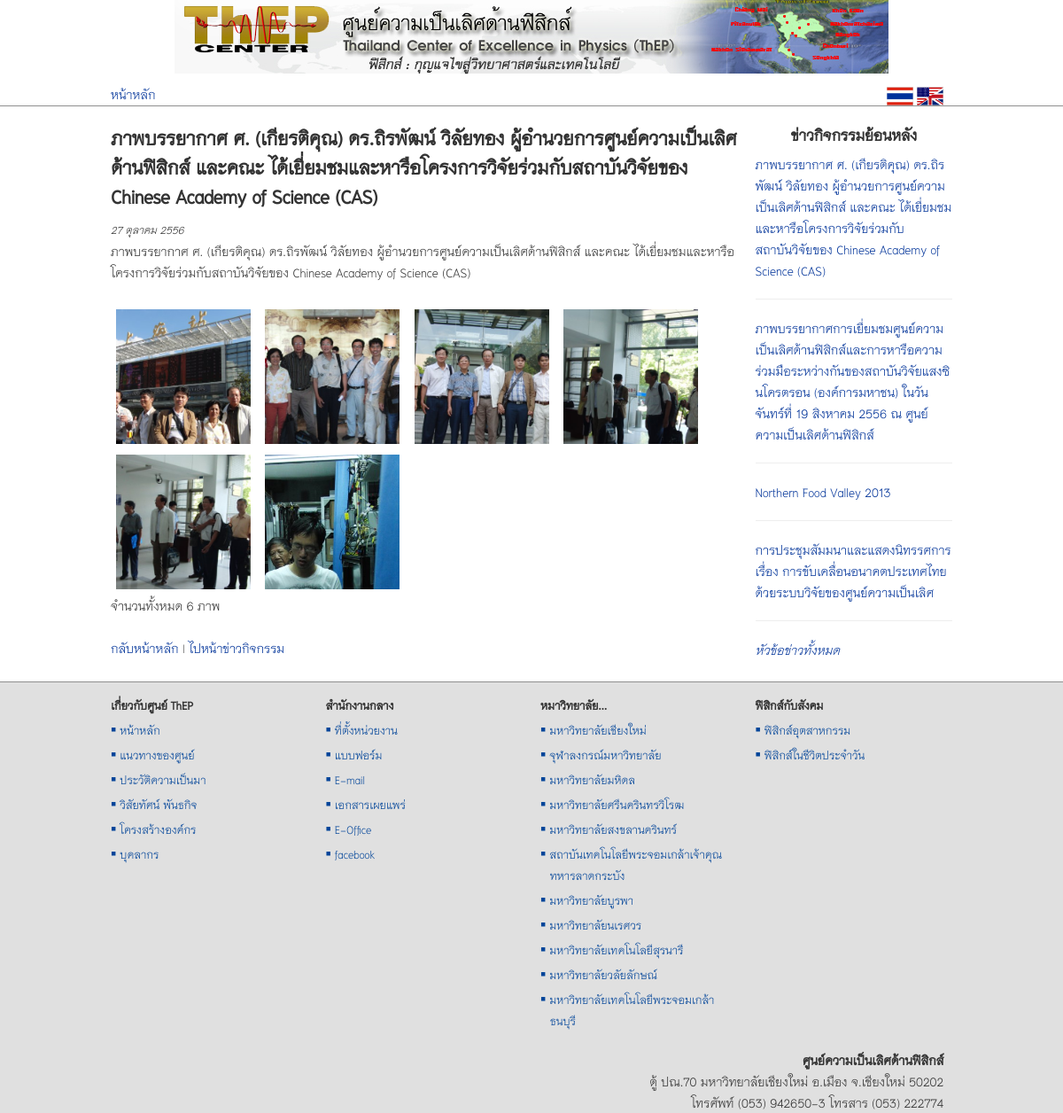
/views/activity-news.php?news_id=18, run on an earlier commit of the app's database.
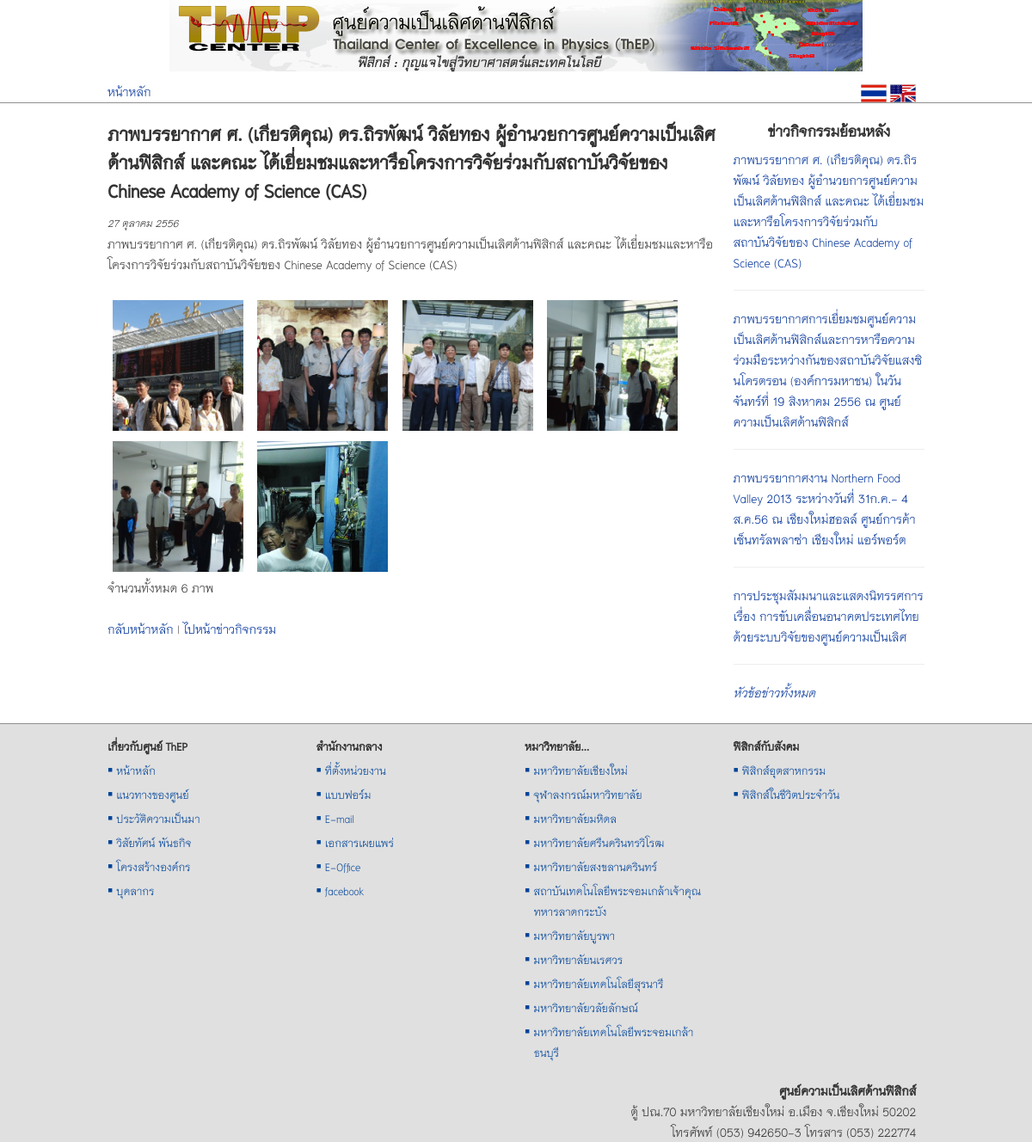
And on a later commit of the database.
### tables this page shows
CREATE TABLE `tb_news` (
  `id` int(11) NOT NULL auto_increment,
  `type` varchar(255) NOT NULL,
  `title` varchar(255) NOT NULL,
  `title_en` varchar(255) NOT NULL,
  `date` varchar(255) NOT NULL,
  `featured_img` varchar(255) NOT NULL,
  `content_short` text NOT NULL,
  `content_short_en` text NOT NULL,
  `content_long` text NOT NULL,
  `content_long_en` text NOT NULL,
  `new` char(1) NOT NULL,
  `picture` varchar(255) NOT NULL,
  `gallery_id` varchar(255) NOT NULL,
  `modified` varchar(255) NOT NULL,
  PRIMARY KEY  (`id`)
);

CREATE TABLE `tb_picture` (
  `id` int(11) NOT NULL auto_increment,
  `name` varchar(255) NOT NULL,
  `caption` varchar(255) NOT NULL,
  `gallery_id` int(11) NOT NULL,
  `pic_no` int(11) NOT NULL,
  `type` varchar(255) NOT NULL,
  `size` float NOT NULL,
  `folder` varchar(255) NOT NULL,
  `modified` varchar(255) NOT NULL,
  PRIMARY KEY  (`id`)
);

### src/system/config.php (called while the page is built, shortened)
<?php
class config {
    function plugins($file_name) {
        return '../plugins/' . $file_name;
    }
}
?>

### src/views/activity-news.php (the view, shortened to what this page needs)
<?php
doc_head('ข่าวกิจกรรม');
?>
<link rel="stylesheet" href="<?php plugins('lightbox2.6/lightbox/css/lightbox.css'); ?>">
<link href="../plugins/jqueryui/jquery-ui-1.10.3/themes/base/jquery-ui.css" rel="stylesheet" />
</head>
<body>
    <div class="container">
        <?php get_includes('header'); ?>
        <div class="row"  id="show-news">
            <?php
            if ($_GET['news_id']) {
                $news_id = $_GET['news_id'];
                $sql = "SELECT * FROM tb_news WHERE id = $news_id;";
                $result = mysql_query($sql);
                $n = mysql_fetch_array($result);
                ?>
                <div class="col-sm-9 col-md-9">
                    <?php
                    echo '
            <div id="news-' . $n['id'] . '">
                <h2>' . htmlspecialchars_decode($n['title']) . '</h2>
                <p class="fg-color-green"><small><em>' . thai_date($n['date']) . '</small></em></p>
                ' . htmlspecialchars_decode($n['content_long']) . '
            </div>';
                    ?>
                    <p>&nbsp;</p>
                    <div>
                        <div class="image-set">
                            <?php
                            $sql_p = "SELECT * FROM tb_picture WHERE gallery_id = {$n['gallery_id']};";
                            $result_p = mysql_query($sql_p);
                            if (!empty($result_p)) {
                                $no_p = mysql_num_rows($result_p);
                                $i = 0;
                                while ($p = mysql_fetch_array($result_p)) {
                                    $i++;
                                    echo '
                    <a class="pic-link" href="../img/picture/' . $p['name'] . '" data-lightbox="gal-' . $n['gallery_id'] . '" title="' . $p['caption'] . '">
                        <img class="example-image" src="../images/pixel-vfl3z5WfW.gif" alt="image ' . $i . ' 0f ' . $no_p . ' thumb"
                            style="vertical-align: middle;
                            background: no-repeat white url(../img/picture/' . $p['name'] . ') -50px 0;
                            background-size: 240px auto;
                            width: 160px;
                            height: 160px;">
                    </a>
                        ';
                                }
                                ?>
                            </div>
                            <p>จำนวนทั้งหมด <?php echo $no_p; ?> ภาพ</p>
    <?php }    ?>
                        <p>&nbsp;</p>
                        <p><a href="home.php">กลับหน้าหลัก</a> | <a href="activity-news.php">ไปหน้าข่าวกิจกรรม</a></p>
                    </div>
                </div>
                <div class="col-sm-3 col-md-3">
                    <h3 class="text-center">ข่าวกิจกรรมย้อนหลัง</h3>
                    <?php
                    $sql_etc = "SELECT * FROM tb_news
                        WHERE type = 'activity'
                        ORDER BY date DESC
                        LIMIT 4;";
                    $re_etc = mysql_query($sql_etc);
                    while ($etc = mysql_fetch_array($re_etc)) {
                        echo '
                    <p><a href="' . $etc['type'] . '-news.php?news_id=' . $etc['id'] . '">' . htmlspecialchars_decode($etc['title']) . '</a></p>
                    <hr>
                    ';
                    }
                    ?>
                    <a href="activity-news.php"><em>หัวข้อข่าวทั้งหมด</em></a>
                </div>
            <?php
        }
        ?>
        </div>
<?php
get_includes('footer');
?>
    </div>
</body>
</html>

### src/includes/doc-head.php (shortened to what this page needs)
<!doctype html>
<html lang="en">
    <head>
        <link href="../themes/bootstrap/css/bootstrap.min.css" rel="stylesheet" media="screen">
        <link href="../themes/assets/css/docs.css" rel="stylesheet" media="screen">
        <link href="../style/main.css" rel="stylesheet" type="text/css" media="screen">

### src/system/functions.php (shortened to what this page needs)
<?php
function thai_date($str_date, $show_day = "n") {
    $time_stamp = strtotime($str_date);
    $days = array("อาทิตย์", "จันทร์", "อังคาร", "พุธ", "พฤหัสบดี", "ศุกร์", "เสาร์");
    $months = array("มกราคม", "กุมภาพันธ์", "มีนาคม", "เมษายน", "พฤษภาคม", "มิถุนายน", "กรกฎาคม", "สิงหาคม", "กันยายน", "ตุลาคม", "พฤศจิกายน", "ธันวาคม");
    $d = date('w', $time_stamp);
    $day = $days[$d];
    $date = date('j', $time_stamp);
    $m = date('m', $time_stamp) - 1;
    $month = $months[$m];
    $year = date('Y', $time_stamp) + 543;
    if ($show_day == 'y') {
        return "วัน$day ที่ $date $month พ.ศ.$year";
    } else {
        return "$date $month $year";
    }
}
function get_includes($name) {
    $conf = new config();
    require_once $conf->includes($name);
}
function plugins($file_name) {
    $conf = new config();
    echo $conf->plugins($file_name);
}
function doc_head($title) {
    get_includes('doc-head');
}
?>

### src/includes/header.php
<div class="row">
    <a title="ศูนย์ความเป็นเลิศด้านฟิสิกส์" href="home.php"><img class="img-responsive" style="margin: 0 auto;" src="../images/131112_banner_960x100.png"></a>
</div>
<div class="row">
    <div class="col-xs-6 col-sm-6 col-md-6"><p><a href="home.php">หน้าหลัก</a></p></div>
    <div class="col-xs-6 col-sm-6 col-md-6 text-right" style="padding-right: 20px;"><?php login('<strong>สวัสดี ' . $_SESSION['login'] . '</strong> | <a href="logout.php">Logout</a>'); ?> <a title="เว็บฉบับภาษาไทย" href="home.php"><img style="width: 30px;" src="../images/thailand-flag.gif"></a> <a title="English version" href="home_en.php"><img style="width: 30px;" src="../images/en_ver.gif"></a></div>
</div>
<div class="pageline" id="firstpageline"></div>

### src/includes/footer.php (shortened to what this page needs)
<div>&nbsp;</div>
<footer>
    <div class="row" id="sitefooternav">
        <div class="col-xs-6 col-sm-3 col-md-3" >
            <ul>
                <li class="li-head">เกี่ยวกับศูนย์ ThEP</li>
                <li>▪ <a href="home.php">หน้าหลัก</a></li>
                <li>▪ <a href="about-us.php">แนวทางของศูนย์</a></li>
                <li>▪ <a href="history.php">ประวัติความเป็นมา</a></li>
                <li>▪ <a href="vision.php">วิสัยทัศน์ พันธกิจ</a></li>
                <li>▪ <a href="structure.php">โครงสร้างองค์กร</a></li>
                <li>▪ <a href="personel.php">บุคลากร</a></li>
            </ul>
        </div>
        <div class="col-xs-6 col-sm-3 col-md-3" >
            <ul>
                <li class="li-head">สำนักงานกลาง</li>
                <li>▪ <a href="location.php">ที่ตั้งหน่วยงาน</a></li>
                <li>▪ <a href="form.php">แบบฟอร์ม</a></li>
                <li>▪ <a href="http://mail.google.com/a/thep-center.org" target="_blank">E-mail</a></li>
                <li>▪ <a href="document.php">เอกสารเผยแพร่</a></li>
                <li>▪ <a href="http://eofficethep.com" target="_blank">E-Office</a></li>
                <li>▪ <a href="https://www.facebook.com/pages/Thailand-Center-of-Excellence-in-Physics/118201038353964" target="_blank">facebook</a></li>
            </ul>
        </div>
        <div class="col-xs-6 col-sm-3 col-md-3" >
            <ul>
                <li class="li-head">หมาวิทยาลัย...</li>
                <li>▪ <a href="http://www.cmu.ac.th" target="_blank">มหาวิทยาลัยเชียงใหม่</a></li>
                <li>▪ <a href="http://www.chula.ac.th" target="_blank">จุฬาลงกรณ์มหาวิทยาลัย</a></li>
                <li>▪ <a href="http://www.mahidol.ac.th/th" target="_blank">มหาวิทยาลัยมหิดล</a></li>
                <li>▪ <a href="http://www.swu.ac.th" target="_blank">มหาวิทยาลัยศรีนครินทรวิโรฒ</a></li>
                <li>▪ <a href="http://www.psu.ac.th" target="_blank">มหาวิทยาลัยสงขลานครินทร์</a></li>
                <li>▪ <a href="http://www.kmitl.ac.th" target="_blank">สถาบันเทคโนโลยีพระจอมเกล้าเจ้าคุณทหารลาดกระบัง</a></li>
                <li>▪ <a href="http://www.buu.ac.th" target="_blank">มหาวิทยาลัยบูรพา</a></li>
                <li>▪ <a href="http://www.nu.ac.th" target="_blank">มหาวิทยาลัยนเรศวร</a></li>
                <li>▪ <a href="http://www.sut.ac.th" target="_blank">มหาวิทยาลัยเทคโนโลยีสุรนารี</a></li>
                <li>▪ <a href="http://www.wu.ac.th" target="_blank">มหาวิทยาลัยวลัยลักษณ์</a></li>
                <li>▪ <a href="http://www.kmutt.ac.th" target="_blank">มหาวิทยาลัยเทคโนโลยีพระจอมเกล้าธนบุรี</a></li>
            </ul>
        </div>
        <div class="col-xs-6 col-sm-3 col-md-3">
            <ul>
                <li class="li-head">ฟิสิกส์กับสังคม</li>
                <li>▪ <a href="industrial.php">ฟิสิกส์อุตสาหกรรม</a></li>
                <li>▪ <a href="#">ฟิสิกส์ในชีวิตประจำวัน</a></li>
            </ul>
        </div>
    </div>
    <div class="row">
        <div style="text-align: right; padding-top: 20px; padding-right: 20px;">
            <b>ศูนย์ความเป็นเลิศด้านฟิสิกส์</b><br>
            ตู้ ปณ.70 มหาวิทยาลัยเชียงใหม่ อ.เมือง จ.เชียงใหม่ 50202<br>
            โทรศัพท์ (053) 942650-3 โทรสาร (053) 222774
        </div>
    </div>
</footer>

### src/themes/assets/css/docs.css (style rules this page uses)
body { position: relative; padding-top: 50px; }

### src/style/main.css (style rules this page uses)
body { margin: 0; padding: 0; width: 100%; background-color: #FFF; font-family: 'TH Niramit AS'; font-size: 20px; line-height: 24px; color: #333; }
h1, h2, h3, h4, h5, h6, .h1, .h2, .h3, .h4, .h5, .h6 { font-family: 'TH Niramit AS'; font-weight: 600; }
a { text-decoration: none; color: #003399; }
div#firstpageline { position: absolute; left: 0; }
div.pageline { height: 1px; background-color: #8f8f8f; width: 100%; overflow: hidden; }
#sitefooternav { font-size: 90%; }
ul { display: block; list-style-type: disc; -webkit-margin-before: 0em; -webkit-margin-after: 1em; -webkit-margin-start: 0px; -webkit-margin-end: 0px; }
#sitefooternav ul { margin: 0 10px 0 0; padding: 0; color: #004499; text-indent: 0; }
#sitefooternav li { margin: 4px 0 0 0.6em; text-indent: -0.6em; padding-left: 0; list-style-position: outside; list-style-image: none; list-style-type: none; }
#sitefooternav li a { color: #004499; }
footer { margin-top: 1px; width: 100%; background-color: #e0e0e0; position: absolute; left: 0; }
footer > .row { margin-left: 5px; }
li.li-head { color: #333; font-weight: bold; }
h1, h2, h3 { margin-top: 10px; margin-bottom: 8px; }
p { margin: 0 }
.col-xs-1, .col-xs-2, .col-xs-3, .col-xs-4, .col-xs-5, .col-xs-6, .col-xs-7, .col-xs-8, .col-xs-9, .col-xs-10, .col-xs-11, .col-xs-12, .col-sm-1, .col-sm-2, .col-sm-3, .col-sm-4, .col-sm-5, .col-sm-6, .col-sm-7, .col-sm-8, .col-sm-9, .col-sm-10, .col-sm-11, .col-sm-12, .col-md-1, .col-md-2, .col-md-3, .col-md-4, .col-md-5, .col-md-6, .col-md-7, .col-md-8, .col-md-9, .col-md-10, .col-md-11, .col-md-12, .col-lg-1, .col-lg-2, .col-lg-3, .col-lg-4, .col-lg-5, .col-lg-6, .col-lg-7, .col-lg-8, .col-lg-9, .col-lg-10, .col-lg-11, .col-lg-12 { padding-top: 10px; padding-right: 10px; padding-left: 10px; }
@media (min-width: 1200px) { .container { max-width: 100%; } }
@media (min-width: 1200px) { .container > .row, footer > .row { width: 970px; margin: auto; } }

### src/views/activity-news.php (style rules this page uses)
.pic-link { text-decoration: none; }
.example-image { -webkit-border-radius: 2px; -moz-border-radius: 2px; -ms-border-radius: 2px; -o-border-radius: 2px; border-radius: 2px; margin: 2px 2px; border: 4px #FFFFFF solid; }

What changed in the data, as far as the page shows it:
changed tb_news: title "Northern Food Valley 2013" → "ภาพบรรยากาศงาน Northern Food Valley 2013 ระหว่างวันที่ 31ก.ค.- 4 ส.ค.56 ณ เชียงใหม่ฮอลล์ ศูนย์การค้าเซ็นทรัลพลาซ่า เชียงใหม่ แอร์พอร์ต"
